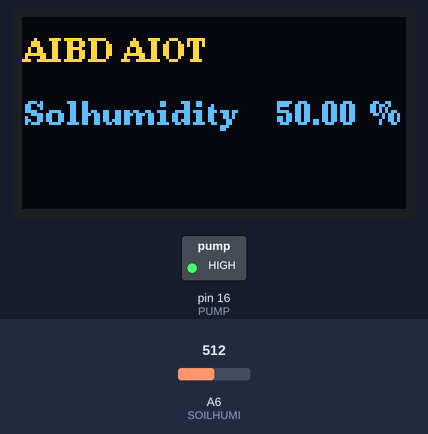
Bench run of a sketch on a simulated Arduino Nano, built with avr-gcc and run on an emulated ATmega328P. Shown: 128×64 one-colour display, switched loads named in the sketch (green lamp = pin HIGH). Inputs (shaded band) come from the test bench; at power-on: A6 (SOILHUMI) = 512. The OLED is the two-colour kind (top 16 rows yellow).

Above: at 6.9 s.
7.0 s: A6 (SOILHUMI) set to 437
11.5 s: A6 (SOILHUMI) set to 406
At 13.2 s:
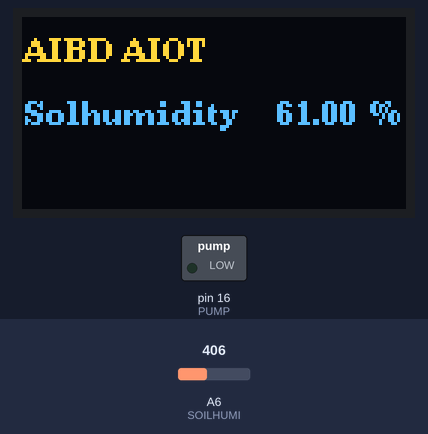
16.0 s: A6 (SOILHUMI) set to 306
At 19.4 s:
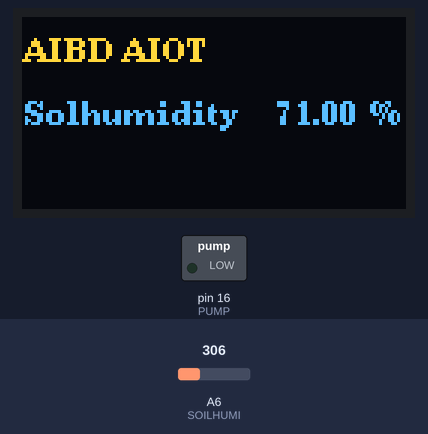
Timing chart, 0 to 20.9 s (numbered marks = the images above; inputs shaded):
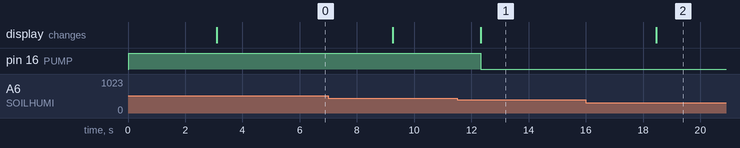

Measured:
- the behaviour switches between 420 and 419 on A6 (SOILHUMI) (found by bisection; images 0 and 1)
- after the input at 11.5 s, pin 16 (PUMP): HIGH → LOW after 0.82 s; the display: changes after 0.82 s (image 1)
- after the input at 16.0 s, the display: changes after 2.5 s (image 2)

The sketch:

Exercise3.ino
```cpp
///////////////////청년 AI 빅데이터 아카데미 C4조 김우영, 전현지/////////////////////
/////////////////////////////AIOT_Exercise 3//////////////////////////////////////
/*************업로딩 에러시 터미널 열고 sudo chmod a+rw /dev/ttyUSB0***************/

//전처리문//
#include <U8g2lib.h>      // OLED 모듈
#include "DHT.h"          // DHT22
U8G2_SH1106_128X64_NONAME_F_HW_I2C u8g2(U8G2_R0, /* reset=*/ U8X8_PIN_NONE);

#define SOILHUMI A6
#define PUMP 16

uint32_t DataCaptureDelay = 3000;     // 3000ms 간격 설정
uint32_t DataCapture_ST = 0;

//변수 선언//
float Soilhumi;

//쎄-텁 팡션//
void setup() {
  u8g2.begin();
  pinMode(SOILHUMI, INPUT);
  pinMode(PUMP, OUTPUT);

  DataCapture_ST = millis();
}

//뤂 팡션//
void loop() {
  //*****3000ms 간격으로 Temp, Humi 측정*********//
  if ((millis() - DataCapture_ST) > DataCaptureDelay) {

  Soilhumi = map(analogRead(SOILHUMI), 0, 1023, 100, 0);
  OLEDdraw();
  DataCapture_ST = millis();
  }
  //토양 습도가 30 이하 일때 펌프 가동
  if (Soilhumi <= 30) {
    digitalWrite(PUMP, HIGH);
  }
  //토양 습도가 60 이상 일때 펌프 중지
  if (Soilhumi >= 60) {
    digitalWrite(PUMP, LOW);
  }

}

void OLEDdraw() {
  u8g2.clearBuffer();

  u8g2.setFont(u8g2_font_ncenB08_te);
  u8g2.drawStr(1, 15, "AIBD AIOT");

  //*******Soilhumidity 표시********//
  u8g2.drawStr(1, 36, "Solhumidity");
  u8g2.setCursor(85, 36); u8g2.print(Soilhumi);
  u8g2.drawStr(116, 36, "%");

  u8g2.sendBuffer();
}
```
